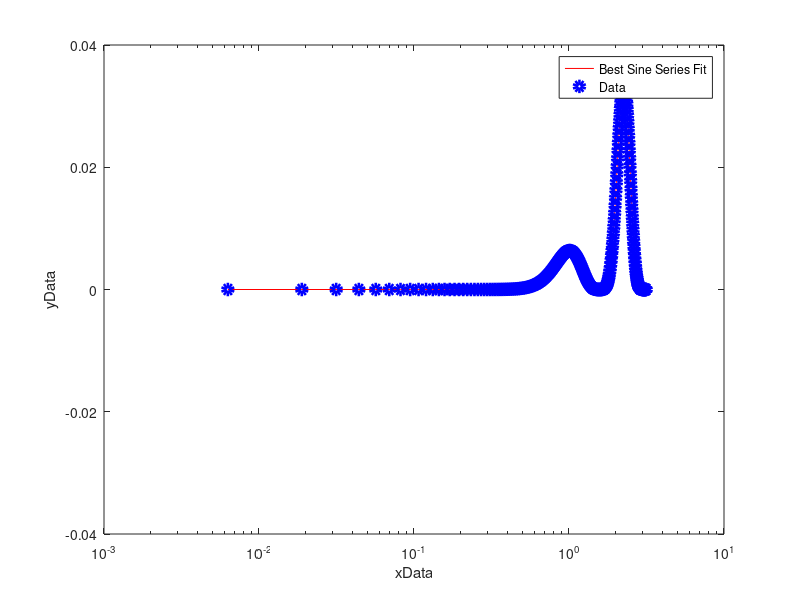

This figure's MATLAB source:
function fit_Sine_Series()
%this function performs linear least squares to find the best fit for a
% sine function
N=500;
xData=linspace(-pi,pi,N);
yData=( (0.25*xData.^2).*cos(xData).^4.*sin(xData).^7)';
M = 40; %number of rows in A matrix
for i=1:N
    %form Nx1 matrix A
     x = xData(i);%get x values from vector
     for j = 1:M
        A(i,j) = sin(j*x);
     end
     %form y vector
     y(i,1) = yData(i);%get y values from vector   
end
%pseudo inverse
B = inv(transpose(A)*A)*transpose(A)*y;
res = y - A*B;%residual
norm = sqrt(transpose(res)*(res))%norm of residual
yfit = A*B;
%plot data
semilogx(xData,yfit,'r-');%plots points in red
set(0, 'DefaultLineLineWidth', 4);% sets the line width of graph
hold on; %this plots all the points calculated by the function
semilogx(xData,yData,'bo');%plots points in blue
set(0, 'DefaultLineLineWidth', 6);% sets the line width of graph
legend('Best Sine Series Fit','Data');
hold on;
xlabel('xData');
ylabel('yData');
%a) At M = 5, the residual norm is 0.0813
%At M = 10, the residual norm is  0.0096.
%At M = 20, the residual norm is 2.1412e-06.
%At M = 40, the residual norm is 3.9199e-09.
%Increasing the number of terms in the sine series decreases the residual 
%norm.
%b) This series is called Fourier Sine Series.